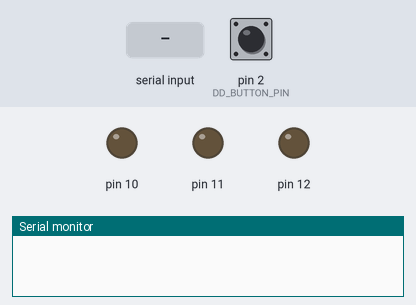
A program run on a simulated Arduino Mega 2560, built with avr-gcc and run on an emulated ATmega2560. On the bench: output pins drawn as LEDs (lit = HIGH), the last lines printed to the serial monitor. The test bench sets the inputs (shaded band); at power-on: pin 2 (DD_BUTTON_PIN) HIGH.

Above: at 1.2 s.
1.3 s: "ledon\n" received over Serial
At 2.6 s:
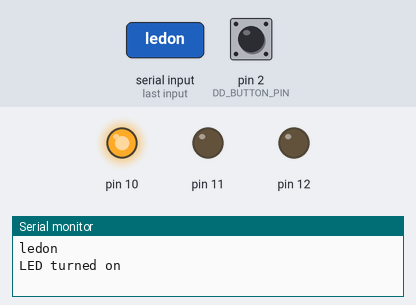
7.6 s: "ledoff\n" received over Serial
At 9.1 s:
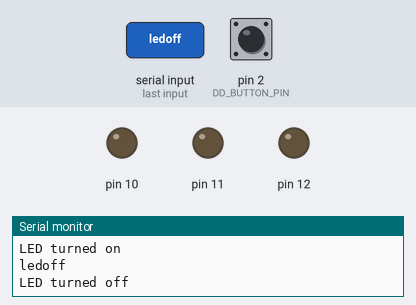
9.4 s: pin 2 (DD_BUTTON_PIN) pulled LOW for 0.15 s
At 9.7 s:
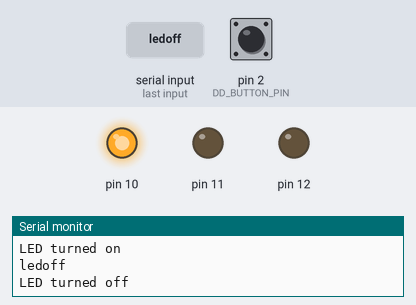
Timing chart, 0 to 12.0 s (numbered marks = the images above; inputs shaded):
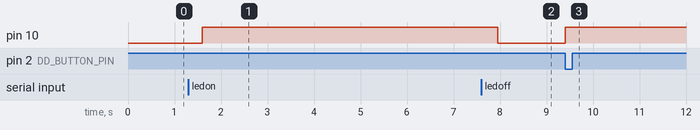

Measured:
- after the input at 1.3 s, pin 10: LOW → HIGH after 0.30 s
- after the input at 7.6 s, pin 10: HIGH → LOW after 0.35 s
- after the input at 9.4 s, pin 10: LOW → HIGH at once

The program:

main.cpp
```cpp
#include <Arduino.h>

#include "lab_0/lab_0.h"
#include "lab_1_1/lab_1_1.h"
#include "lab_1_2/lab_1_2.h"
#include "lab_2_1/lab_2_1.h"


#define LAB_0 0
#define LAB_1_1 11
#define LAB_1_2 12
#define LAB_2_1 21
#define LAB_2_2 22


// define current app
#define APP_NAME LAB_2_1


// put your setup code here, to run once:
void setup()
{

  #if APP_NAME == LAB_0
    lab_0_setup();
  #endif

  #if APP_NAME == LAB_1_1
    lab_1_1_setup();
  #endif

  #if APP_NAME == LAB_1_2
    lab_1_2_setup();
  #endif

  #if APP_NAME == LAB_2_1
    lab_2_1_setup();
  #endif
}


// put your main code here, to run repeatedly
void loop()
{

  #if APP_NAME == LAB_0
    lab_0_loop();
  #endif

  #if APP_NAME == LAB_1_1
    lab_1_1_loop();
  #endif


  #if APP_NAME == LAB_1_2
    lab_1_2_loop();
  #endif

  #if APP_NAME == LAB_2_1
    lab_2_1_loop();
  #endif
}
```

dd_button.cpp
```cpp
#include "dd_button.h"
#include "Arduino.h"

void dd_button_setup()
{
    pinMode(DD_BUTTON_PIN, INPUT);
}

int dd_button_read()
{
    return digitalRead(DD_BUTTON_PIN);
}

int dd_button_is_pressed()
{
    return dd_button_read() == HIGH;
}
```

dd_button.h
```cpp
#ifndef DD_BUTTON_H
#define DD_BUTTON_H

// Include any necessary libraries or headers here

// Define your class or struct here

// Define any constants or global variables here
#define DD_BUTTON_PIN 2

// Declare any member variables or functions here
void dd_button_setup();
int dd_button_read();
int dd_button_is_pressed();

#endif // DD_BUTTON_H
```

dd_led.cpp
```cpp
#include "dd_led.h"
#include "Arduino.h"

void dd_led_turn_on(Led *led)
{
    digitalWrite(led->led_pin, HIGH);
}

void dd_led_turn_off(Led *led)
{
    digitalWrite(led->led_pin, LOW);
}

int dd_led_is_on(Led *led){
 return (digitalRead(led->led_pin)==HIGH);
}

void dd_led_toggle(Led *led)
{
    if(dd_led_is_on(led)){
        dd_led_turn_off(led);
    }else{
        dd_led_turn_on(led);
    }
}

Led::Led(char pin) : led_pin(pin){
    pinMode(led_pin, OUTPUT);  // Set the pin as OUTPUT
}
```

dd_led.h
```cpp
#ifndef DD_LED_H
#define DD_LED_H

// Include any necessary libraries here

class Led
{
    public:
    Led(char led_pin);
    char led_pin;
};

// Declare any global variables here

void dd_led_turn_on(struct Led *led);
void dd_led_turn_off(struct Led *led);
void dd_led_toggle(struct Led *led);
int dd_led_is_on(struct Led *led);

#endif // DD_LED_H
```

lab_0.cpp
```cpp
#include "lab_0.h"
#include "dd_led/dd_led.h"
#include "led_control/led_control.h"
#include "dd_button/dd_button.h"

#include "Arduino.h"

Led led1(11);

void lab_0_setup(){
    dd_button_setup();
    Serial.begin(9600);
}

void lab_0_loop(){

    Serial.println("Asteptare apasare buton");

    while(!dd_button_is_pressed());
    Serial.println("Buton apasat");

    dd_led_toggle(&led1);

    while(dd_button_is_pressed());

    delay(100);
}
```

lab_0.h
```cpp
#ifndef LAB_0_H
#define LAB_0_H

// Include any necessary libraries here

// Define any constants or global variables here

// Declare function prototypes here
void lab_0_setup();
void lab_0_loop();

#endif // LAB_1_APP_H
```

lab_1_1.cpp
```cpp
#include "lab_1_1.h"
#include "dd_led/dd_led.h"
#include "led_control/led_control.h"
#include "srv_serial_stdio/srv_serial_stdio.h"
#include <Arduino.h>
#include <string.h>

Led led2(12);

void lab_1_1_setup()
{
  srv_serial_setup();

  printf("Led is off\n");
}

void lab_1_1_loop()
{
    char c[100];

    printf("Enter a command: ");

    scanf("%s", c);

    if(strcmp(c, "ledon") == 0){
      printf("Led turned on!\n");
      dd_led_turn_on(&led2);
    }
    else if(strcmp(c, "ledoff") == 0){
      printf("Led turned off!\n");
      dd_led_turn_off(&led2);
    }
    else{
      printf("\"%s\" is an invalid command\n", c);
    }

    delay(500);
}
```

lab_1_1.h
```cpp
#ifndef LAB_2_H
#define LAB_2_H

// Include any necessary libraries here

// Declare any global variables or constants here

// Declare function prototypes here

void lab_1_1_setup();
void lab_1_1_loop();

#endif // LAB_2_APP_H
```

lab_1_2.cpp
```cpp
#include "lab_1_2.h"
#include "Arduino.h"
#include "srv_serial_stdio_lcd_keypad/srv_serial_stdio_lcd_keypad.h"
#include <LiquidCrystal_I2C.h>

void lab_1_2_setup()
{
  srv_serial_lcd_keypad_setup();

  Serial.begin(9600);
}

int sum(int a, int b){
  return a + b;
}

int prod(int a, int b){
  return a * b;
}

void lab_1_2_loop()
{
  Serial.println("Wait to press a button:");
  int first_number, second_number;
  char c;

  scanf("%d%c%d",&first_number, &c, &second_number);

  lcd.clear();

  if( c == '+')
    printf("%d", sum(first_number, second_number));

  if( c == '*')
    printf("%d", prod(first_number, second_number));


  Serial.println(first_number);
  Serial.println(c);
  Serial.println(second_number);
}
```

lab_1_2.h
```cpp
#ifndef LAB_1_2_H
#define LAB_1_2_H

// Include any necessary libraries here

// Declare any global variables or constants here

// Declare function prototypes here

void lab_1_2_setup();
void lab_1_2_loop();

#endif // LAB_2_APP_H
```

lab_2_1.cpp
```cpp
#include "lab_2_1/lab_2_1.h"
#include "Arduino.h"
#include "dd_led/dd_led.h"
#include "srv_serial_stdio/srv_serial_stdio.h"

volatile unsigned long lastDebounceTime = 0;  // To handle debounce time
const unsigned long debounceDelay = 100;  // Debounce time in milliseconds (50ms)

Led myLed(10);
#define BUTTON_PIN 2

char commandBuffer[20];  // Buffer to store the incoming command
int commandIndex = 0;    // Index to track the position in the buffer


void setupTimer() {
  noInterrupts();  // Disable interrupts during setup

  // Set up Timer1 to trigger interrupt every 50 ms
  TCCR1A = 0;
  TCCR1B = 0;
  TCNT1  = 0;

  // Set compare match register for 50ms intervals
  OCR1A = 12499;  // For 50ms interval with 16MHz clock and 64 prescaler

  // Enable CTC mode
  TCCR1B |= (1 << WGM12);

  // Set prescaler to 64
  TCCR1B |= (1 << CS11) | (1 << CS10);

  // Enable timer compare interrupt
  TIMSK1 |= (1 << OCIE1A);

  interrupts();  // Enable interrupts
}

void handle_button_pressed() {
    unsigned long currentTime = millis();

    if ((currentTime - lastDebounceTime) > debounceDelay) {
        dd_led_toggle(&myLed);
        lastDebounceTime = currentTime;
    }
}


void lab_2_1_setup() {
    pinMode(BUTTON_PIN, INPUT_PULLUP);

    srv_serial_setup();

    attachInterrupt(digitalPinToInterrupt(BUTTON_PIN), handle_button_pressed, FALLING);

    setupTimer();
}

void lab_2_1_loop() {
}


void processCommand() {
    for (int i = 0; i < commandIndex; i++) {
    if (commandBuffer[i] == '\r' || commandBuffer[i] == '\n') {
      commandBuffer[i] = '\0';  // Replace it with a null terminator
      break;
    }
  }

  if (strcmp(commandBuffer, "ledon") == 0) {
    dd_led_turn_on(&myLed);
    printf("LED turned on\n");
  } else if (strcmp(commandBuffer, "ledoff") == 0) {

    dd_led_turn_off(&myLed);
    printf("LED turned off\n");
  } else {
    printf("Unknown command: %s\n", commandBuffer);  // Handle invalid command
  }
}
// Timer interrupt service routine (ISR) to handle serial input
ISR(TIMER1_COMPA_vect) {
  int c = srv_serial_get_char(stdin);  // Get the next character from serial (non-blocking)

  if (c != -1) {  // If a character was received
    if (c == '\n') {  // If the Enter key (newline) is pressed, process the command
      commandBuffer[commandIndex] = '\0';  // Null-terminate the string
      processCommand();  // Process the command stored in the buffer
      commandIndex = 0;  // Reset buffer index for the next command
    } else if (commandIndex < sizeof(commandBuffer) - 1) {
      commandBuffer[commandIndex++] = c;  // Add character to the buffer
    }
  }
}

// Function to process the command in the buffer
```

lab_2_1.h
```cpp
#ifndef LAB_2_1_H
#define LAB_2_1_H

void lab_2_1_setup();
void lab_2_1_loop();

#endif
```

lab_2_2.cpp
```cpp

```

lab_3_1.cpp
```cpp
#include "lab_3_1.h"
#include "Arduino.h"

// Index to track the position in the buffer


void lab_3_1_setup() {
}

void lab_3_1_loop() {
}
```

lab_3_1.h
```cpp
#ifndef LAB_3_1_H
#define LAB_3_1_H

void lab_3_1_setup();
void lab_3_1_loop();

#endif
```

led_control.h
```cpp
// led_control.h
#ifndef LED_CONTROL_H
#define LED_CONTROL_H

#include "dd_led/dd_led.h"

extern Led led1;
extern Led led2;

#endif // LED_CONTROL_H
```

srv_heartbeat.cpp
```cpp
#include "srv_hearbeat/srv_heartbeat.h"
#include "Arduino.h"

#define HEARTBEAT_PIN LED_BUILTIN

void srv_heartbeat_setup()
{
    pinMode(HEARTBEAT_PIN, OUTPUT);
}

void srv_heartbeat_toggle()
{
    digitalWrite(HEARTBEAT_PIN, !digitalRead(HEARTBEAT_PIN));
}
```

srv_heartbeat.h
```cpp
#ifndef SRV_HEARTBEAT_H
#define SRV_HEARTBEAT_H

void srv_heartbeat_setup();
void srv_heartbeat_toggle();

#endif
```

srv_serial_stdio.cpp
```cpp
#include "srv_serial_stdio.h"

// 1. Include device driver
#include <Arduino.h>

int srv_serial_get_char(FILE *stream) {
    if (Serial.available() > 0) {
        char c = Serial.read();
        Serial.write(c);
        return c;
    } else {
        return -1;
    }
}

int srv_serial_put_char(char c, FILE *stream) {
    Serial.write(c);
    return 0;
}

void srv_serial_setup(){
    Serial.begin(9600);

    FILE *my_stream = fdevopen(srv_serial_put_char, srv_serial_get_char);

    stdin = stdout = my_stream ;
}
```

srv_serial_stdio.h
```cpp
#ifndef SRV_SERIAL_STDIO_H
#define SRV_SERIAL_STDIO_H

#include <stdio.h>

// Include any necessary libraries here

// Declare any global variables or constants here

// Declare function prototypes here
void srv_serial_setup();
int srv_serial_get_char(FILE* stream);
int srv_serial_put_char(char c,FILE* stream);

#endif // SRV_SERIAL_STDIO_H
```

srv_serial_stdio_lcd_keypad.cpp
```cpp
#include "srv_serial_stdio_lcd_keypad.h"

// 1. Include device driver
#include <Arduino.h>

#include <Keypad.h>
#include <LiquidCrystal_I2C.h>
#include <Wire.h>

#define ROWS 4
#define COLS 4

const char row_pins[ROWS] = {2,3,4,5};
const char col_pins[COLS] = {6,7,8,9};
const char keys[ROWS][COLS] = {
  {'1', '2', '3', '+'},
  {'4', '5', '6', 'B'},
  {'7', '8', '9', 'C'},
  {'*', '0', '#', ' '}
};

Keypad customKeypad = Keypad(makeKeymap(keys), row_pins, col_pins, ROWS, COLS);


LiquidCrystal_I2C lcd(0x27,16,2);


int srv_serial_keypad_get_char(FILE *stream) {
    char key = NO_KEY;

    while (key == NO_KEY) {
        key = customKeypad.getKey();
    }

    lcd.print(key);


    return key;
}

int srv_serial_lcd_put_char(char c, FILE *stream) {
    lcd.print(c);
    return 0;
}

void srv_serial_lcd_keypad_setup(){
    lcd.init();
    lcd.backlight();
    lcd.clear();
    lcd.setCursor(0, 0);

    FILE *my_stream = fdevopen(srv_serial_lcd_put_char, srv_serial_keypad_get_char);

    stdin = stdout = my_stream ;
}
```

srv_serial_stdio_lcd_keypad.h
```cpp
#ifndef SRV_SERIAL_STDIO_LCD_KEYPAD_H
#define SRV_SERIAL_STDIO_LCD_KEYPAD_H

#include <stdio.h>
#include <LiquidCrystal_I2C.h>

// Include any necessary libraries here


extern LiquidCrystal_I2C lcd;

// Declare any global variables or constants here

// Declare function prototypes here
void srv_serial_lcd_keypad_setup();
int srv_serial_keypad_get_char(FILE* stream);
int srv_serial_lcd_put_char(char c,FILE* stream);

#endif // SRV_SERIAL_STDIO_LCD_KEYPAD_H
```
